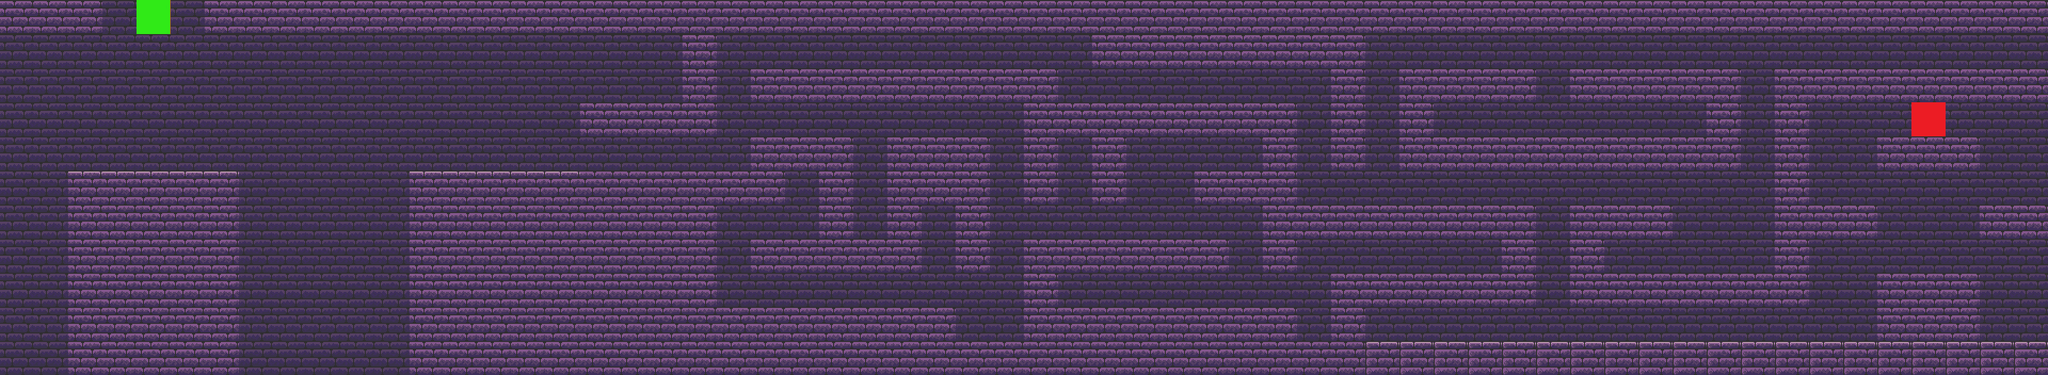

A level layout from a 2D game, rendered from its tile map. Below: a short description, then the map file with tile-grid data replaced by summaries:
An orthogonal 60x11 tile map with 64x64 px tiles, 5 tile layers (terrain, dungeon_background, dungeon, player, ...), 3 tilesets.

<map version="1.9" tiledversion="1.9.2" orientation="orthogonal" renderorder="right-down" width="60" height="11" tilewidth="64" tileheight="64" infinite="0" nextlayerid="7" nextobjectid="1">
 <editorsettings>
  <export target="../1/lvl_0.csv" format="csv" />
 </editorsettings>
 <tileset firstgid="1" source="Dungeon_Bricks_Plain.tsx" />
 <tileset firstgid="57" source="setup.tsx" />
 <tileset firstgid="59" source="Dungeon_Bricks_Shadow.tsx" />
 <layer id="1" name="terrain" width="60" height="11">
  <data>[660 cells, 0 non-empty, 0 distinct tile ids]</data>
 </layer>
 <layer id="3" name="dungeon_background" width="60" height="11">
  <data>[660 cells, 375 non-empty, 1 distinct tile ids]</data>
 </layer>
 <layer id="2" name="dungeon" width="60" height="11">
  <data>[660 cells, 340 non-empty, 4 distinct tile ids]</data>
 </layer>
 <layer id="6" name="player" width="60" height="11">
  <data>[660 cells, 2 non-empty, 2 distinct tile ids]</data>
 </layer>
 <layer id="4" name="area-art" width="60" height="11">
  <data>[660 cells, 0 non-empty, 0 distinct tile ids]</data>
 </layer>
</map>
